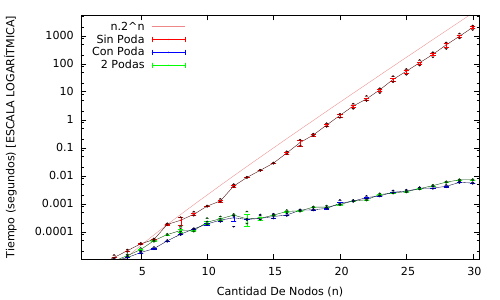

Source code (gnuplot):
set terminal pdf
set output "exacto.pdf"

set key left
set xlabel "Cantidad De Nodos (n)"
set ylabel "Tiempo (segundos) [ESCALA LOGARÍTMICA]"
set xrange [0.5:30.5]
set yrange [0.0000103:5500]
set logscale y

set style line 1 lc rgb '#FF0000' lt 1 pt 0 lw 0.1 # --- red
set style line 2 lc rgb '#EE8888' lt 1 pt 0 lw 1 # --- Lred
set style line 3 lc rgb '#440000' lt 1 pt 9 ps 0.3 lw 1 # --- Dred
set style line 7 lc rgb '#440000' lt 1 pt 11 ps 0.3 lw 1 # --- Dred

set style line 4 lc rgb '#0000FF' lt 1 pt 0 lw 0.1 # --- blue
set style line 5 lc rgb '#000044' lt 1 pt 9 ps 0.3 lw 1 # --- Dblue
set style line 6 lc rgb '#000044' lt 1 pt 11 ps 0.3 lw 1 # --- Dblue

set style line 8 lc rgb '#00FF00' lt 1 pt 0 lw 0.1 # --- green
set style line 9 lc rgb '#004400' lt 1 pt 9 ps 0.3 lw 1 # --- Dgreen
set style line 10 lc rgb '#004400' lt 1 pt 11 ps 0.3 lw 1 # --- Dgreen

plot \
	0.0000002*(2**x)*x with lines ls 2 title 'n.2^n', \
	'exacto2p.data' using 1:2 with lines ls 9 title '', \
	'exacto.data' using 1:2 with lines ls 5 title '', \
	'exactosp.data' using 1:2 with lines ls 3 title '', \
	'exactosp.data' using 1:2:3:4 with yerrorbars ls 1 title 'Sin Poda', \
	'exacto.data' using 1:2:3:4 with yerrorbars ls 4 title 'Con Poda', \
	'exacto2p.data' using 1:2:3:4 with yerrorbars ls 8 title '2 Podas', \
	'exacto2p.data' using 1:5 with points ls 9 title '', \
	'exacto2p.data' using 1:6 with points ls 10 title '', \
	'exacto.data' using 1:5 with points ls 5 title '', \
	'exacto.data' using 1:6 with points ls 6 title '', \
	'exactosp.data' using 1:5 with points ls 3 title '', \
	'exactosp.data' using 1:6 with points ls 7 title ''

